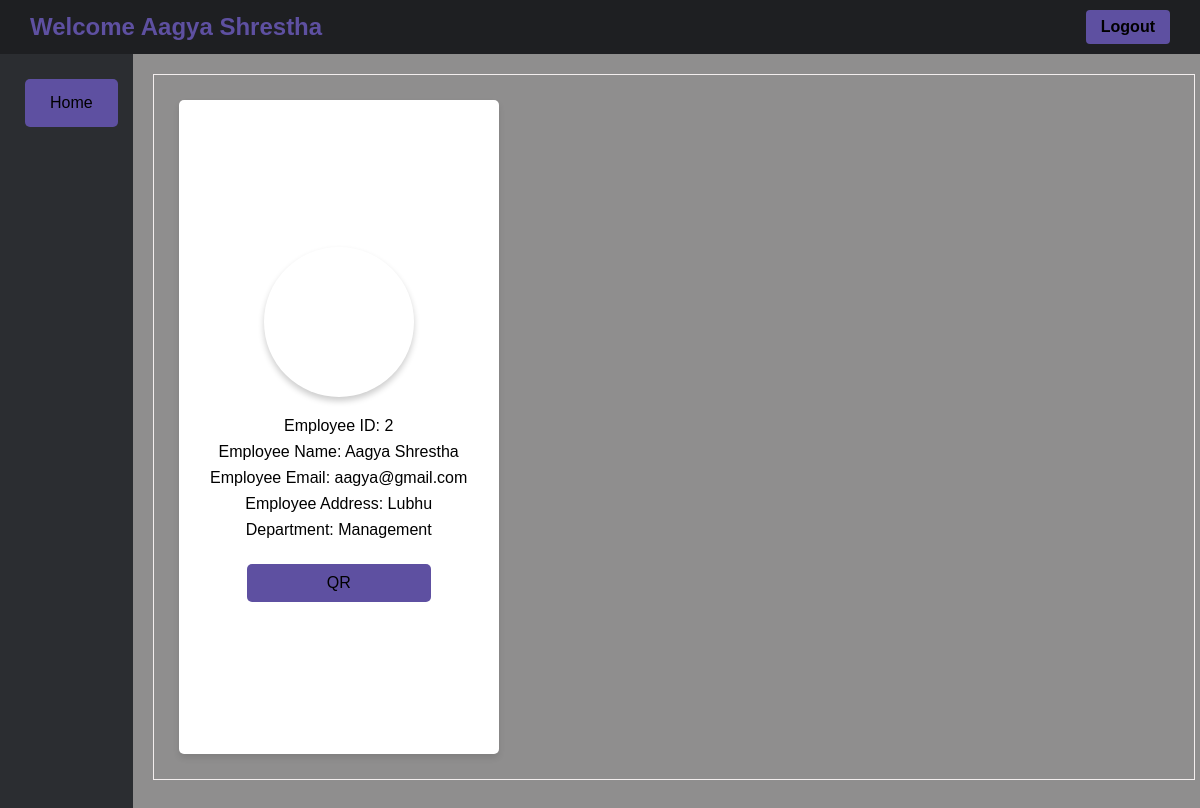
The page /employee/empDetails.php (signed in) on the database its author committed.
### tables this page shows
CREATE TABLE `emp_info` (
  `emp_id` int(15) NOT NULL,
  `dept_id` int(15) NOT NULL,
  `atten_id` int(15) NOT NULL,
  `emp_name` varchar(60) NOT NULL,
  `emp_address` varchar(120) NOT NULL,
  `emp_phone` varchar(20) NOT NULL,
  `emp_email` varchar(60) NOT NULL,
  `department` int(15) NOT NULL,
  `qr_code` varchar(255) NOT NULL
);

CREATE TABLE `department` (
  `dept_id` int(15) NOT NULL,
  `dept_name` varchar(60) NOT NULL
);

### employee/empDetails.php (the view, shortened to what this page needs)
<!DOCTYPE html>
<html>
<head>
    <?php
    require_once '../database/dbconnect.php';
    $employee_id = $_SESSION['emp_id'];
    $sql = "SELECT * FROM emp_info
            JOIN department ON emp_info.dept_id = department.dept_id
            WHERE emp_id = $employee_id";
    $result = mysqli_query($conn, $sql) or die("Query Unsuccessful");
    if ($result->num_rows > 0) {
        $row = $result->fetch_assoc();
        $employee_name = $row['emp_name'];
    } else {
        $employee_name = "Employee";
    }
    ?>
    <link rel="stylesheet" type="text/css" href="../style/base.css">
</head>
<body>
<div class="nav">
    <div class="admin-title">Welcome <?php echo $employee_name; ?></div>
    <div class="logout"><a href="logout.php">Logout</a></div>
</div>
<div class="container">
        <div class="side_panel">
            <div class="spanel_button"><a href="empdetails.php">Home</a></div>
        </div>
        <div class="second">
            <div class="box">
                <div class="view-container">
                    <img src="employee-photo.jpg" alt="." class="employee-photo">
                    <div>
                        <?php
                            $employee_id = $_SESSION['emp_id'];
                            $sql = "SELECT * FROM emp_info
                                    JOIN department ON emp_info.dept_id = department.dept_id
                                    WHERE emp_id = $employee_id";
                            $result = mysqli_query($conn, $sql) or die("Query Unsuccessful");
                            if ($result->num_rows > 0) {
                                $row = $result->fetch_assoc();
                                echo "<div class= employee-info>Employee ID: " . $row['emp_id'] . "</div>";
                                echo "<div class=employee-info>Employee Name: " . $row['emp_name'] . "</div>";
                                echo "<div class=employee-info>Employee Email: " . $row['emp_email'] . "</div>";
                                echo "<div class=employee-info>Employee Address: " . $row['emp_address'] . "</div>";
                                echo "<div class=employee-info>Department: " . $row['dept_name'] . "</div>";
                                echo "<div class='button-container'><button class='qrBtn'><a href='generate_qr_daily.php?id=" . $row['emp_id'] . "'>QR</a></button></div>";
                            } else {
                                echo "<h2>No Record Found</h2>";
                            }
                        ?>
                    </div>
                </div>
                </div>
            </div>
        </div>
</body>
</html>

### style/base.css (style rules this page uses)
body { font-family: Arial, sans-serif; margin: 0; padding: 0; display: flex; flex-direction: column; }
.nav { background-color: #1e1f22; padding: 10px; display: flex; align-items: center; justify-content: space-between; }
.admin-title { color: #5e50a1; font-size: 24px; font-weight: bold; padding: 0px 20px; }
.container { height: 100vh; display: flex; flex-direction: row; }
.side_panel { background-color:#2B2D31; width: 200px; padding: 20px; list-style-type: none; text-decoration: none; display: flex; flex-direction: column; align-items: flex-start; justify-content: flex-start; }
.second { flex: 1; background-color:rgb(143, 142, 142); display: flex; flex-wrap: wrap; padding: 20px; }
.box { height: 65vh; width: 1020px; position: relative; border: 1px solid rgb(243, 238, 238); display: flex; flex-wrap: wrap; padding: 10px; }
button { padding: 5px 10px; background-color: #4CAF50; color: white; border: none; cursor: pointer; }
.spanel_button { margin: 5px; background-color: #5e50a1; border: 1px solid gray; width: 100%; border: none; text-align: center; border-radius: 5px; cursor: pointer; transition: background-color 0.3s; }
.spanel_button a { display: block; color: black; text-decoration: none; font-size: 16px; padding: 10px 15px; margin: 5px; border-radius: 4px; transition: background-color 0.3s ease; }
.qrBtn { background-color: #ffc942; text-decoration: none; padding: 5px 10px; margin: 5px; border-radius: 5px; transition: background-color 0.3s ease; }
.qrBtn a { text-decoration: none; color: #5e50a1; }
.logout { background-color: #5e50a1; color: #4ebcfc; padding: 8px 15px; border: none; border-radius: 4px; cursor: pointer; font-weight: bold; transition: background-color 0.3s ease; margin-right: 20px; }
.logout a { color: black; text-decoration: none; }

### employee/empDetails.php (style rules this page uses)
.box { height: 90%; }
.view-container { display: flex; flex-direction: column; justify-content: center; width: 280px; height: auto; margin: 15px; align-items: center; padding: 20px; background-color: white; border-radius: 5px; box-shadow: 0px 4px 6px rgba(0, 0, 0, 0.1); }
.employee-photo { width: 150px; height: 150px; border-radius: 50%; margin-bottom: 20px; box-shadow: 0px 4px 6px rgba(0, 0, 0, 0.2); }
.employee-info { text-align: center; margin-bottom: 8px; }
.button-container { text-align: center; margin-top: 20px; }
.qrBtn { background-color: #5e50a1; border: none; padding: 10px 80px; border-radius: 5px; font-size: 16px; cursor: pointer; transition: background-color 0.3s, color 0.3s; align-items: center; }
.qrBtn a { color: black; text-decoration: none; }

### rows shown on the page
emp_info: emp_name "Aagya Shrestha", emp_id "2", emp_email "aagya@gmail.com", emp_address "Lubhu", dept.dept_name "Management"
